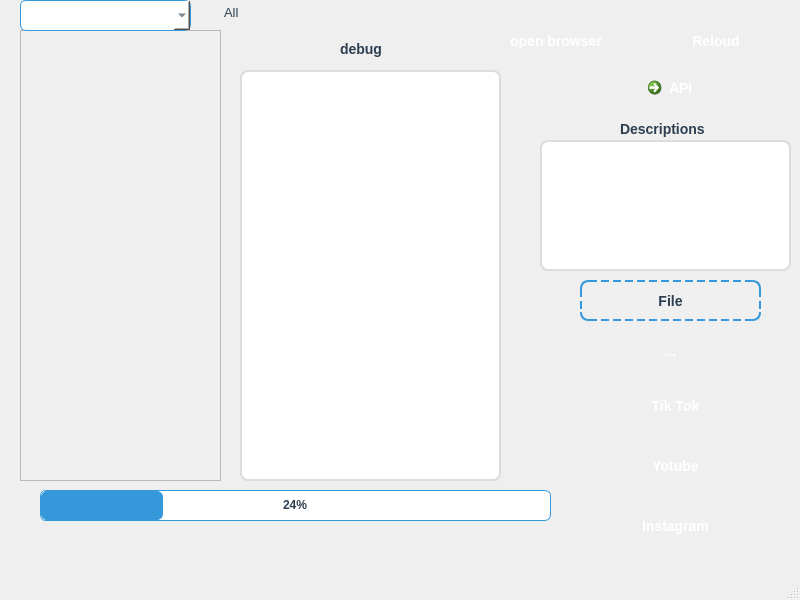
<?xml version="1.0" encoding="UTF-8"?>
<ui version="4.0">
 <class>MainScriptWindow</class>
 <widget class="QMainWindow" name="MainScriptWindow">
  <property name="geometry">
   <rect>
    <x>0</x>
    <y>0</y>
    <width>800</width>
    <height>600</height>
   </rect>
  </property>
  <property name="windowTitle">
   <string>Script</string>
  </property>
  <property name="autoFillBackground">
   <bool>false</bool>
  </property>
  <property name="styleSheet">
   <string notr="true">QWidget {
    background: qlineargradient(x1:0, y1:0, x2:1, y2:1,
                              stop:0 #f5f7fa, stop:1 #c3cfe2);
    font-family: 'Segoe UI', Arial, sans-serif;
    color: #2c3e50;
}

/* Синие кнопки */
QPushButton {
    background: qlineargradient(x1:0, y1:0, x2:0, y2:1,
                              stop:0 #3498db, stop:1 #2980b9);
    color: white;
    border: none;
    border-radius: 8px;
    padding: 10px 16px;
    font-size: 14px;
    font-weight: bold;
    min-width: 120px;
}

QPushButton:hover {
    background: qlineargradient(x1:0, y1:0, x2:0, y2:1,
                              stop:0 #2980b9, stop:1 #3498db);
}

QPushButton:pressed {
    background: qlineargradient(x1:0, y1:0, x2:0, y2:1,
                              stop:0 #3498db, stop:1 #2980b9);
}

/* Динамически создаваемые чекбоксы */
QCheckBox {
    background: transparent;
    color: #2c3e50;
    font-size: 13px;
    padding: 4px;
}

/* Комбобоксы */
QComboBox {
    background-color: white;
    color: #2c3e50;
    border: 1px solid #3498db;
    border-radius: 6px;
    padding: 6px 10px;
    font-size: 13px;
}

/* Поля ввода */
QLineEdit, QTextEdit, QPlainTextEdit, QTextBrowser {
    background-color: white;
    color: #2c3e50;
    border: 2px solid #dcdcdc;
    border-radius: 8px;
    padding: 10px;
    font-size: 13px;
}

QLineEdit:focus, QTextEdit:focus, QPlainTextEdit:focus, QTextBrowser:focus {
    border-color: #3498db;
}

/* Прогресс бар */
QProgressBar {
    border: 1px solid #3498db;
    border-radius: 6px;
    height: 20px;
    text-align: center;
    color: #2c3e50;
    font-weight: bold;
    background-color: white;
}

QProgressBar::chunk {
    background-color: #3498db;
    border-radius: 6px;
}

/* Метки */
QLabel {
    color: #2c3e50;
    font-size: 14px;
    font-weight: bold;
}

/* Метка файла */
QLabel#fileLable {
    background: qlineargradient(x1:0, y1:0, x2:1, y2:1,
                              stop:0 #f5f7fa, stop:1 #c3cfe2);
    border: 2px dashed #3498db;
    border-radius: 8px;
    padding: 8px 12px;
    font-size: 14px;
    color: #2c3e50;
}

/* Кнопка выбора файла */
QToolButton#FileButton {
    background: qlineargradient(x1:0, y1:0, x2:1, y2:1,
                              stop:0 #3498db, stop:1 #2980b9);
    color: white;
    border: none;
    border-radius: 8px;
    padding: 8px 16px;
    font-size: 14px;
    font-weight: bold;
}

QToolButton#FileButton:hover {
    background: qlineargradient(x1:0, y1:0, x2:1, y2:1,
                              stop:0 #2980b9, stop:1 #3498db);
}

/* Специальные стили для кнопок соцсетей - делаем их одинаковыми */
QPushButton#InstagramButton,
QPushButton#YotubeButton,
QPushButton#TikTokButton {
    background: qlineargradient(x1:0, y1:0, x2:0, y2:1,
                              stop:0 #3498db, stop:1 #2980b9);
    color: white;
}

QPushButton#InstagramButton:hover,
QPushButton#YotubeButton:hover,
QPushButton#TikTokButton:hover {
    background: qlineargradient(x1:0, y1:0, x2:0, y2:1,
                              stop:0 #2980b9, stop:1 #3498db);
}

/* Скроллбар */
QScrollBar:vertical {
    border: none;
    background: white;
    width: 10px;
    margin: 0px 0px 0px 0px;
}

QScrollBar::handle:vertical {
    background: #d6e4f0;
    border-radius: 4px;
    min-height: 20px;
}

QScrollBar::add-line:vertical, QScrollBar::sub-line:vertical {
    height: 0px;
    background: none;
}

QScrollBar::add-page:vertical, QScrollBar::sub-page:vertical {
    background: none;
}</string>
  </property>
  <widget class="QWidget" name="centralwidget">
   <widget class="QPushButton" name="InstagramButton">
    <property name="geometry">
     <rect>
      <x>580</x>
      <y>500</y>
      <width>191</width>
      <height>51</height>
     </rect>
    </property>
    <property name="layoutDirection">
     <enum>Qt::LeftToRight</enum>
    </property>
    <property name="styleSheet">
     <string notr="true"/>
    </property>
    <property name="text">
     <string>Instagram</string>
    </property>
   </widget>
   <widget class="QToolButton" name="FileButton">
    <property name="geometry">
     <rect>
      <x>630</x>
      <y>330</y>
      <width>81</width>
      <height>41</height>
     </rect>
    </property>
    <property name="text">
     <string>...</string>
    </property>
   </widget>
   <widget class="QPushButton" name="YotubeButton">
    <property name="geometry">
     <rect>
      <x>580</x>
      <y>440</y>
      <width>191</width>
      <height>51</height>
     </rect>
    </property>
    <property name="layoutDirection">
     <enum>Qt::LeftToRight</enum>
    </property>
    <property name="styleSheet">
     <string notr="true"/>
    </property>
    <property name="text">
     <string>Yotube</string>
    </property>
   </widget>
   <widget class="QPushButton" name="TikTokButton">
    <property name="geometry">
     <rect>
      <x>580</x>
      <y>380</y>
      <width>191</width>
      <height>51</height>
     </rect>
    </property>
    <property name="layoutDirection">
     <enum>Qt::LeftToRight</enum>
    </property>
    <property name="styleSheet">
     <string notr="true"/>
    </property>
    <property name="text">
     <string>Tik Tok</string>
    </property>
   </widget>
   <widget class="QPushButton" name="RloudButton">
    <property name="geometry">
     <rect>
      <x>640</x>
      <y>20</y>
      <width>152</width>
      <height>41</height>
     </rect>
    </property>
    <property name="text">
     <string>Reloud</string>
    </property>
   </widget>
   <widget class="QScrollArea" name="scrollArea">
    <property name="geometry">
     <rect>
      <x>20</x>
      <y>30</y>
      <width>201</width>
      <height>451</height>
     </rect>
    </property>
    <property name="widgetResizable">
     <bool>true</bool>
    </property>
    <widget class="QWidget" name="scrollAreaWidgetContents">
     <property name="geometry">
      <rect>
       <x>0</x>
       <y>0</y>
       <width>197</width>
       <height>447</height>
      </rect>
     </property>
    </widget>
   </widget>
   <widget class="QLabel" name="label_2">
    <property name="geometry">
     <rect>
      <x>340</x>
      <y>40</y>
      <width>61</width>
      <height>18</height>
     </rect>
    </property>
    <property name="text">
     <string>debug</string>
    </property>
   </widget>
   <widget class="QCommandLinkButton" name="commandLinkButton">
    <property name="geometry">
     <rect>
      <x>640</x>
      <y>70</y>
      <width>152</width>
      <height>41</height>
     </rect>
    </property>
    <property name="styleSheet">
     <string notr="true"/>
    </property>
    <property name="text">
     <string>API</string>
    </property>
   </widget>
   <widget class="QLabel" name="fileLable">
    <property name="geometry">
     <rect>
      <x>580</x>
      <y>280</y>
      <width>181</width>
      <height>41</height>
     </rect>
    </property>
    <property name="layoutDirection">
     <enum>Qt::LeftToRight</enum>
    </property>
    <property name="frameShadow">
     <enum>QFrame::Plain</enum>
    </property>
    <property name="lineWidth">
     <number>1</number>
    </property>
    <property name="text">
     <string>File</string>
    </property>
    <property name="scaledContents">
     <bool>false</bool>
    </property>
    <property name="alignment">
     <set>Qt::AlignCenter</set>
    </property>
   </widget>
   <widget class="QProgressBar" name="progressBar">
    <property name="geometry">
     <rect>
      <x>40</x>
      <y>490</y>
      <width>511</width>
      <height>31</height>
     </rect>
    </property>
    <property name="styleSheet">
     <string notr="true"/>
    </property>
    <property name="value">
     <number>24</number>
    </property>
   </widget>
   <widget class="QCheckBox" name="AllCheckBox">
    <property name="geometry">
     <rect>
      <x>200</x>
      <y>0</y>
      <width>90</width>
      <height>24</height>
     </rect>
    </property>
    <property name="styleSheet">
     <string notr="true">/* Главное окно */
MainScriptWindow {
    background-color: white;
    font-family: 'Segoe UI', Arial, sans-serif;
}

/* Кнопки */
QPushButton {
    background-color: white;
    color: #007BFF;
    border: 2px solid #007BFF;
    border-radius: 6px;
    padding: 8px 12px;
    font-size: 14px;
    font-weight: bold;
    min-width: 100px;
}

QPushButton:hover {
    background-color: #e6f0ff;
}

QPushButton:pressed {
    background-color: #d0e7ff;
}

/* Кнопки соцсетей — такие же как обычные */
QPushButton#InstagramButton,
QPushButton#YoutubeButton,
QPushButton#TikTokButton,
QPushButton#RloudButton {
    background-color: white;
    color: #007BFF;
    border: 2px solid #007BFF;
}

/* Область с профилями */
QScrollArea {
    border: 2px solid #007BFF;
    border-radius: 6px;
    background-color: white;
}

/* Комбобокс */
QComboBox#FilterProfileBox {
    padding: 6px;
    border: 1px solid #ccc;
    border-radius: 4px;
    font-size: 13px;
    background-color: white;
    color: black;
}

/* Текстовые поля */
QPlainTextEdit, QTextBrowser, QLineEdit, QTextEdit {
    border: 1px solid #ccc;
    border-radius: 6px;
    padding: 8px;
    background-color: white;
    color: black;
    font-size: 13px;
}

/* Метки */
QLabel {
    font-size: 14px;
    color: #2c3e50;
    font-weight: bold;
}

/* Прогресс бар */
QProgressBar {
    border: 1px solid #007BFF;
    border-radius: 6px;
    height: 20px;
    text-align: center;
    color: #2c3e50;
    font-weight: bold;
}

QProgressBar::chunk {
    background-color: #007BFF;
    border-radius: 6px;
}

/* Кнопка API */
QCommandLinkButton#commandLinkButton {
    background-color: white;
    color: #007BFF;
    border: 2px solid #007BFF;
    border-radius: 6px;
    padding: 8px 12px;
    font-weight: bold;
}

QCommandLinkButton#commandLinkButton:hover {
    background-color: #e6f0ff;
}

/* Кнопка выбора файла */
QToolButton#FileButton {
    background-color: white;
    color: #007BFF;
    border: 2px solid #007BFF;
    border-radius: 6px;
    font-size: 16px;
    font-weight: bold;
}

QToolButton#FileButton:hover {
    background-color: #e6f0ff;
}

/* Метка файла */
QLabel#fileLable {
    border: 2px dashed #007BFF;
    border-radius: 6px;
    font-size: 14px;
    font-weight: bold;
    color: #007BFF;
    background-color: rgba(255, 255, 255, 0.7);
}
</string>
    </property>
    <property name="text">
     <string>All</string>
    </property>
   </widget>
   <widget class="QPlainTextEdit" name="plainTextEdit">
    <property name="geometry">
     <rect>
      <x>540</x>
      <y>140</y>
      <width>251</width>
      <height>131</height>
     </rect>
    </property>
    <property name="styleSheet">
     <string notr="true"/>
    </property>
   </widget>
   <widget class="QLabel" name="label_3">
    <property name="geometry">
     <rect>
      <x>620</x>
      <y>120</y>
      <width>91</width>
      <height>18</height>
     </rect>
    </property>
    <property name="text">
     <string>Descriptions</string>
    </property>
   </widget>
   <widget class="QLabel" name="errorLable">
    <property name="geometry">
     <rect>
      <x>40</x>
      <y>530</y>
      <width>511</width>
      <height>21</height>
     </rect>
    </property>
    <property name="text">
     <string/>
    </property>
   </widget>
   <widget class="QTextBrowser" name="textBrowser">
    <property name="geometry">
     <rect>
      <x>240</x>
      <y>70</y>
      <width>261</width>
      <height>411</height>
     </rect>
    </property>
   </widget>
   <widget class="QPushButton" name="browser">
    <property name="geometry">
     <rect>
      <x>480</x>
      <y>20</y>
      <width>152</width>
      <height>41</height>
     </rect>
    </property>
    <property name="text">
     <string>open browser</string>
    </property>
   </widget>
   <widget class="QComboBox" name="FilterProfileBox">
    <property name="geometry">
     <rect>
      <x>20</x>
      <y>0</y>
      <width>171</width>
      <height>31</height>
     </rect>
    </property>
   </widget>
  </widget>
  <widget class="QMenuBar" name="menubar">
   <property name="geometry">
    <rect>
     <x>0</x>
     <y>0</y>
     <width>800</width>
     <height>24</height>
    </rect>
   </property>
  </widget>
  <widget class="QStatusBar" name="statusbar"/>
 </widget>
 <resources/>
 <connections/>
</ui>
